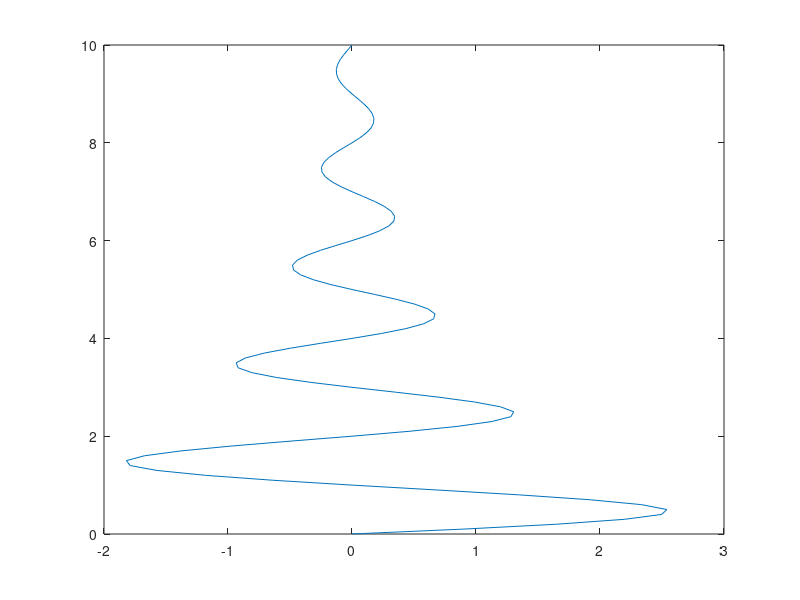

This chart was generated by the following MATLAB code:
clc
clear all 
close all 
t=(0:0.1:10);
vs=3*exp(-t/3).*sin(pi.*t)
for i=1:length(vs)
    if vs(i)>0
        vl=vs
    end 
    if vs(i)==0
        vl=0
    end

end
figure
plot(vl,t)
%profe asi  queda la grafica o estoy grave
